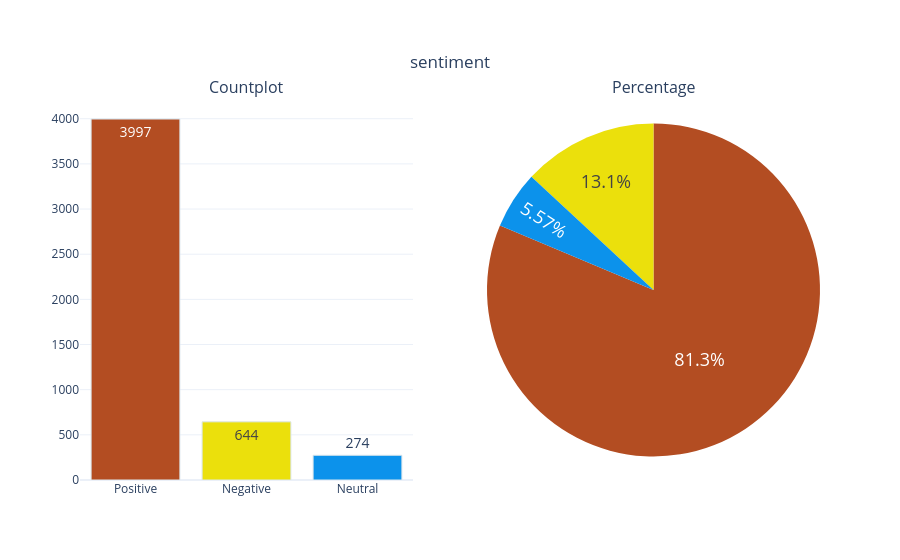

Here is the notebook cell this chart was saved with:
### Code cell
categorical_variable_summary(df,'sentiment')

### Figure 1 — Plotly figure (JSON) as saved in the notebook; plotly's stock layout.template omitted (floating-point values rounded to 4 significant figures)
{"data": [{"marker": {"color": ["#B34D22", "#EBE00C", "#0C92EB", "#3EB0CD"], "line": {"color": "#DBE6EC", "width": 1}}, "name": "sentiment", "showlegend": false, "text": ["3997", "644", "274"], "textfont": {"size": 14}, "textposition": "auto", "x": ["Positive", "Negative", "Neutral"], "y": [3997, 644, 274], "type": "bar", "xaxis": "x", "yaxis": "y"}, {"labels": ["Positive", "Negative", "Neutral"], "marker": {"colors": ["#B34D22", "#EBE00C", "#0C92EB", "#3EB0CD"]}, "name": "sentiment", "textfont": {"size": 18}, "textposition": "auto", "values": [3997, 644, 274], "type": "pie", "domain": {"x": [0.55, 1], "y": [0, 1]}}], "layout": {"xaxis": {"anchor": "y", "domain": [0, 0.45]}, "yaxis": {"anchor": "x", "domain": [0, 1]}, "annotations": [{"font": {"size": 16}, "showarrow": false, "text": "Countplot", "x": 0.225, "xanchor": "center", "xref": "paper", "y": 1, "yanchor": "bottom", "yref": "paper"}, {"font": {"size": 16}, "showarrow": false, "text": "Percentage", "x": 0.775, "xanchor": "center", "xref": "paper", "y": 1, "yanchor": "bottom", "yref": "paper"}], "title": {"text": "sentiment", "y": 0.9, "x": 0.5, "xanchor": "center", "yanchor": "top"}, "showlegend": false}}
